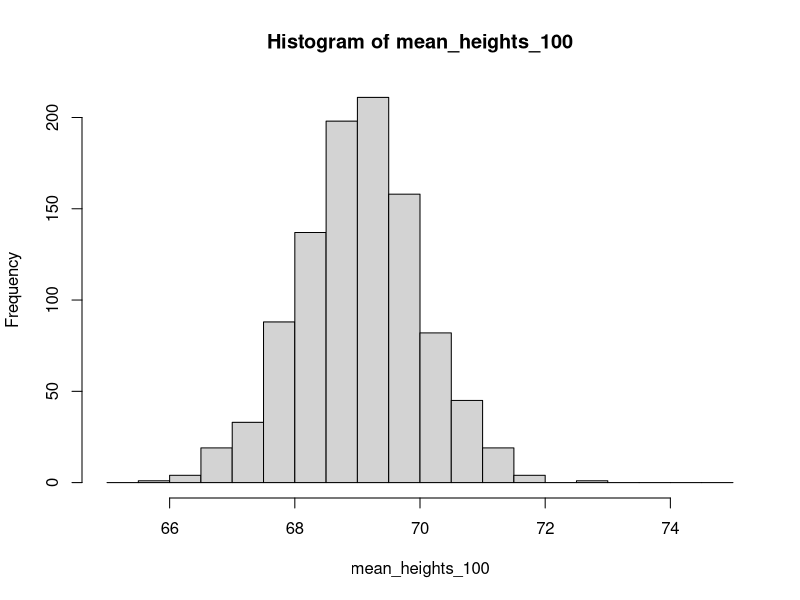
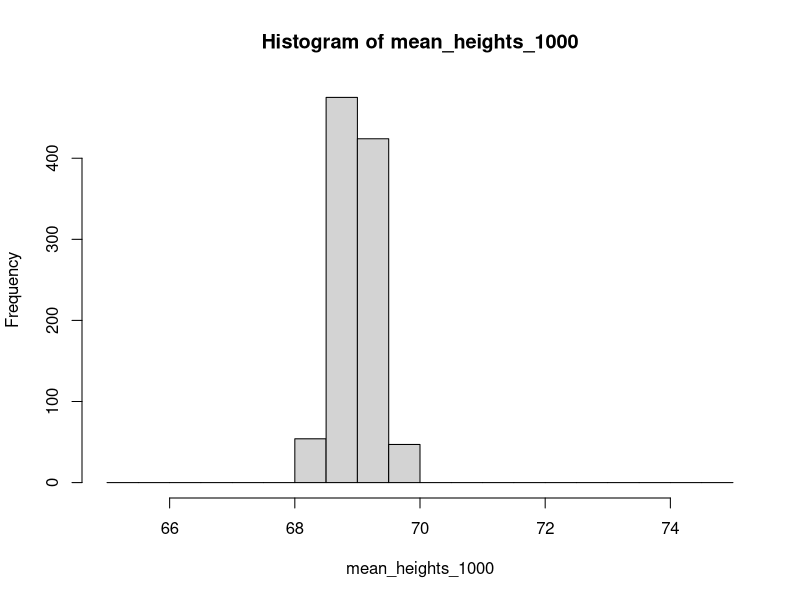
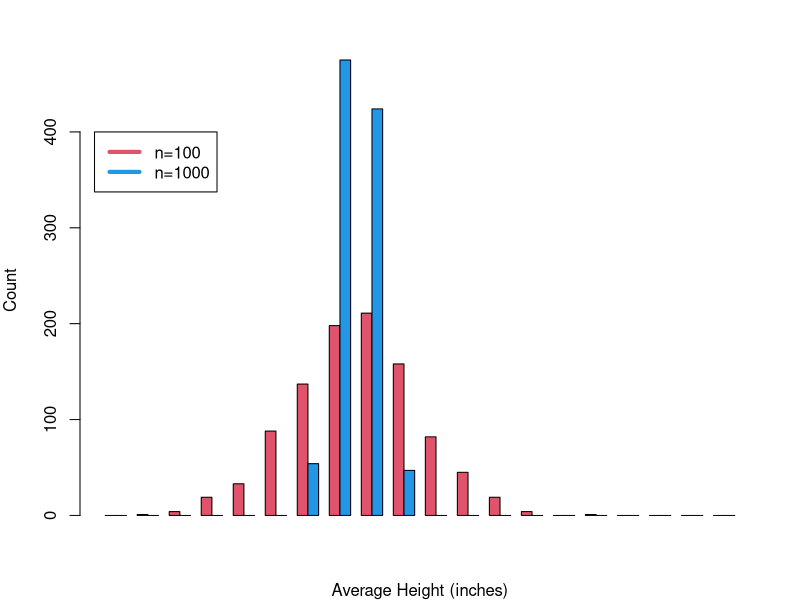

Write the R code that produced these figures, in order.
## ---- chunk 1
get_heights<-function(samplesize=100){rnorm(samplesize,mean=69,sd=10)}

heights<-get_heights(samplesize=100)
print(heights)
## ---- chunk 2
get_heights<-function(sample_heights=100){   
  heights<-(rnorm(sample_heights,mean=69,sd=10))
  average_heights<-mean(heights)
  }
get_heights(100)
## ---- chunk 3
get_heights<-function(sample_heights=100){   
  heights<-(rnorm(sample_heights,mean=69,sd=10))
  average_heights<-mean(heights)
  return(average_heights)}
get_heights(100)
## ---- chunk 4
mean_heights_100<-rep(NA,1000)
for (i in 1:1000)
  {mean_heights_100[i]<-get_heights(100)}

## ---- chunk 5
mean_heights_1000<-rep(NA,1000)
for (i in 1:1000)
  {mean_heights_1000[i]<-get_heights(1000)}

## ---- chunk 6
bins<-seq(65,75,by=0.5)
counts_hundred<-hist(mean_heights_100,breaks=bins)$counts
counts_thousand<-hist(mean_heights_1000,breaks=bins)$counts

par(mfrow=c(1,1),mar=c(4,4,3,2))
barplot(rbind(counts_hundred,counts_thousand),col=c(2,4),beside=T,xlab="Average Height (inches)",ylab="Count")
legend(x=0,y=400,legend=c("n=100","n=1000"),col=c(2,4),lwd=4)
